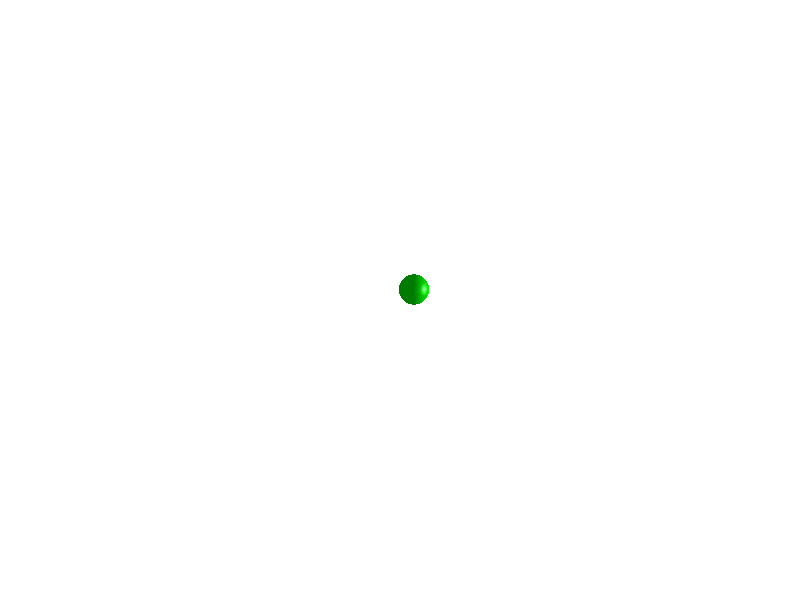

Write MATLAB code to recreate this figure. (Note: this script raises an error after producing the figure.)
clf; hold on;

% Green sphere at the center
colormap([.8 .8 .8; 0 .8 0]);
[x,y,z] = sphere();
x = x.* .075;
y = y.* .075;
z = z.* .075;
h = surf(x,y,z,ones(size(z)));
set(h,'FaceLighting','phong','FaceColor','interp',...
      'AmbientStrength',0.5)
light('Position',[1 0 0],'Style','infinite');
shading interp;
axis image;
xlim([-1.2 1.2]);
ylim([-1.2 1.2]);
axis off;
box off;

% Firing rate profiles for each target
th = (-pi+pi/8:pi/8:pi)';
[x,y] = pol2cart(th,1);
for i=1:16
    arrow([x(i) y(i)]*.15,[x(i) y(i)]*.85,30,'Width',5);
end

x = x-.15;
y = y-.075;
fields = fieldnames(controlRateMean{20});
img = controlRateMean{20}.(fields{26});
for i=1:16
    plot(x(i)+(1:20)/20*.3,y(i)+img(i,:)/max(img(:))*.15,'LineWidth',2);
    line(x(i)+[0 .4],[y(i) y(i)],'Color',[0 0 0]);
    line([x(i) x(i)],y(i)+[0 .2],'Color',[0 0 0]);
end